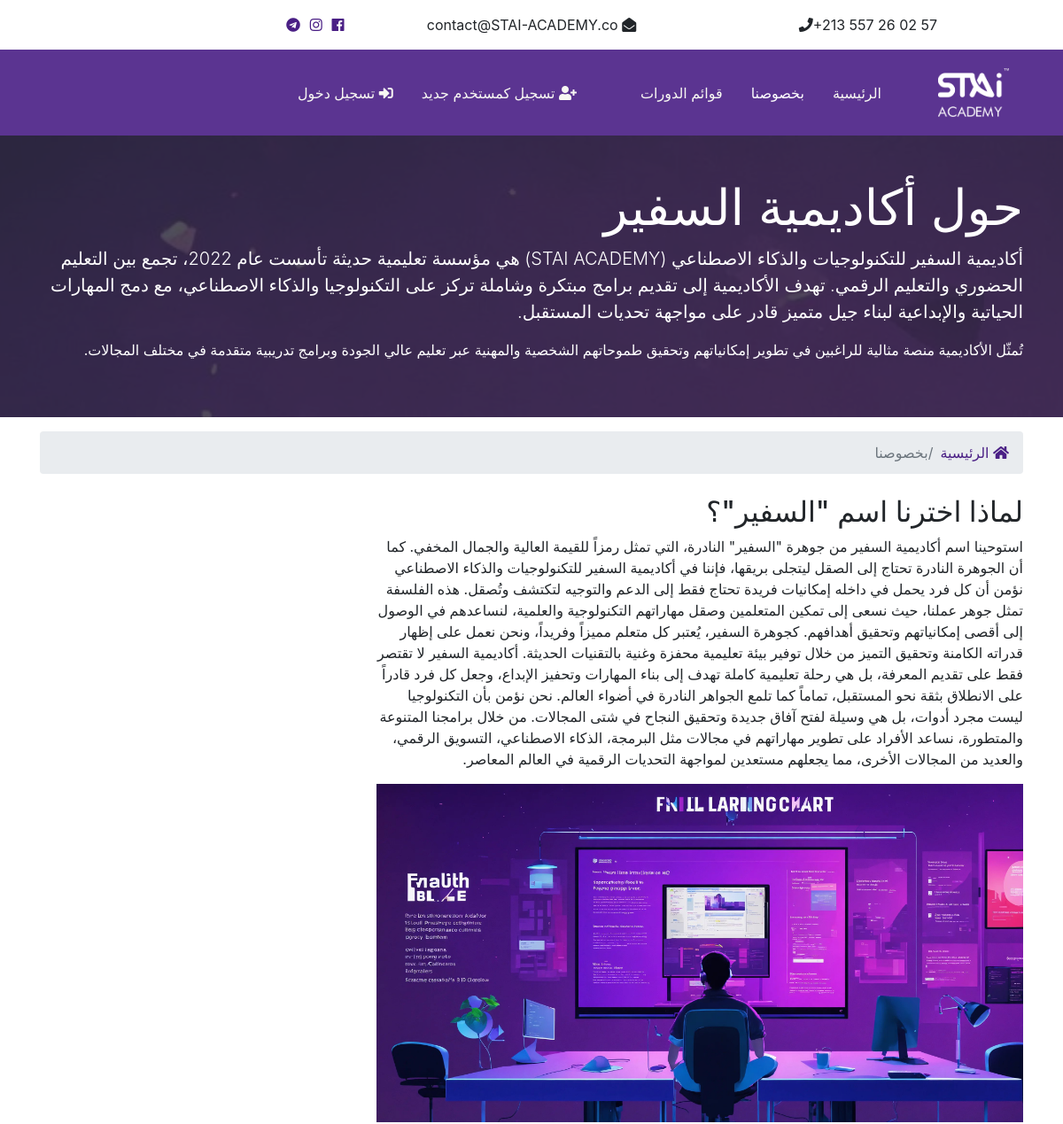
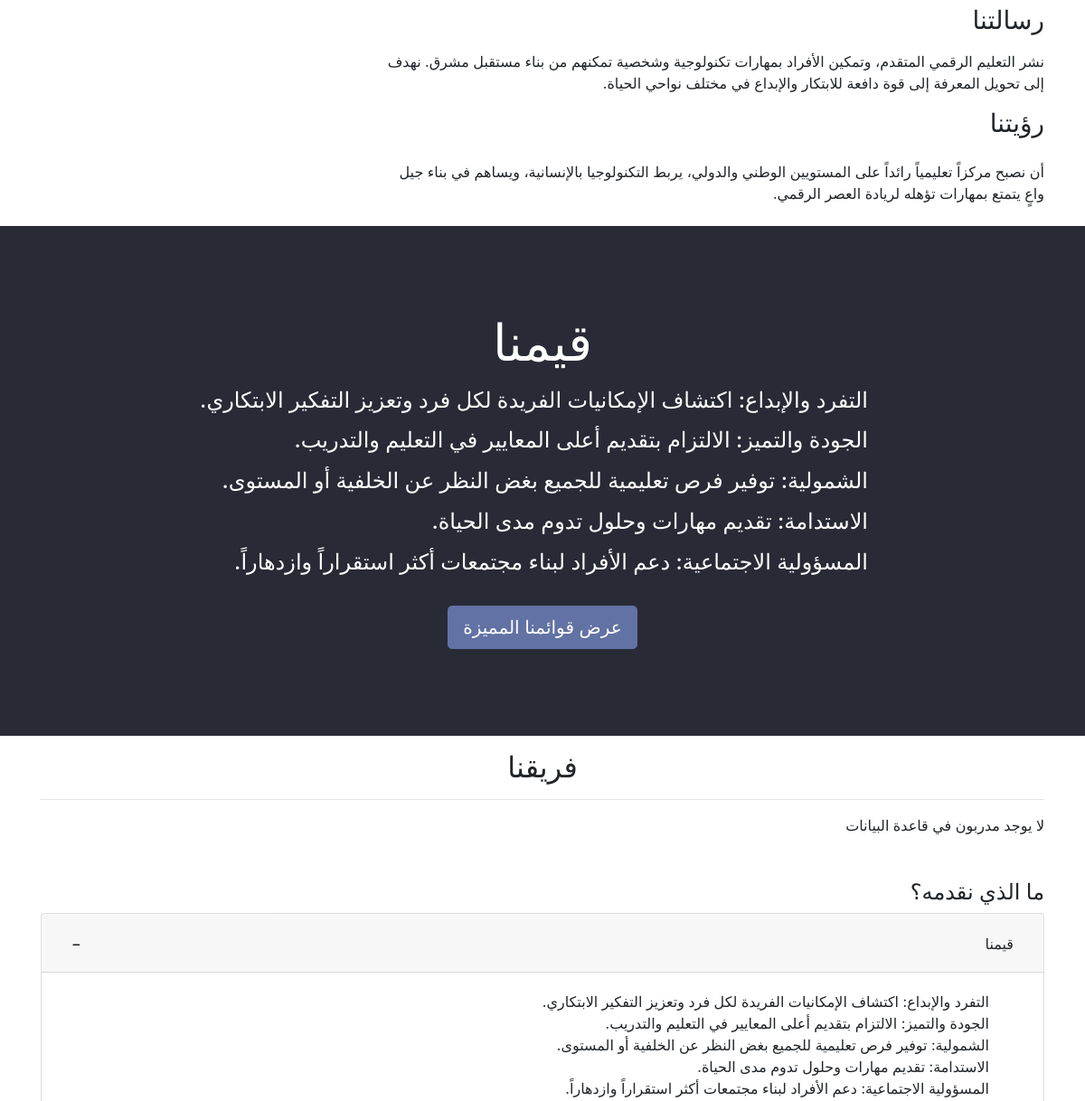
The app's page /about (upper part), older data (2 pictures, top to bottom).
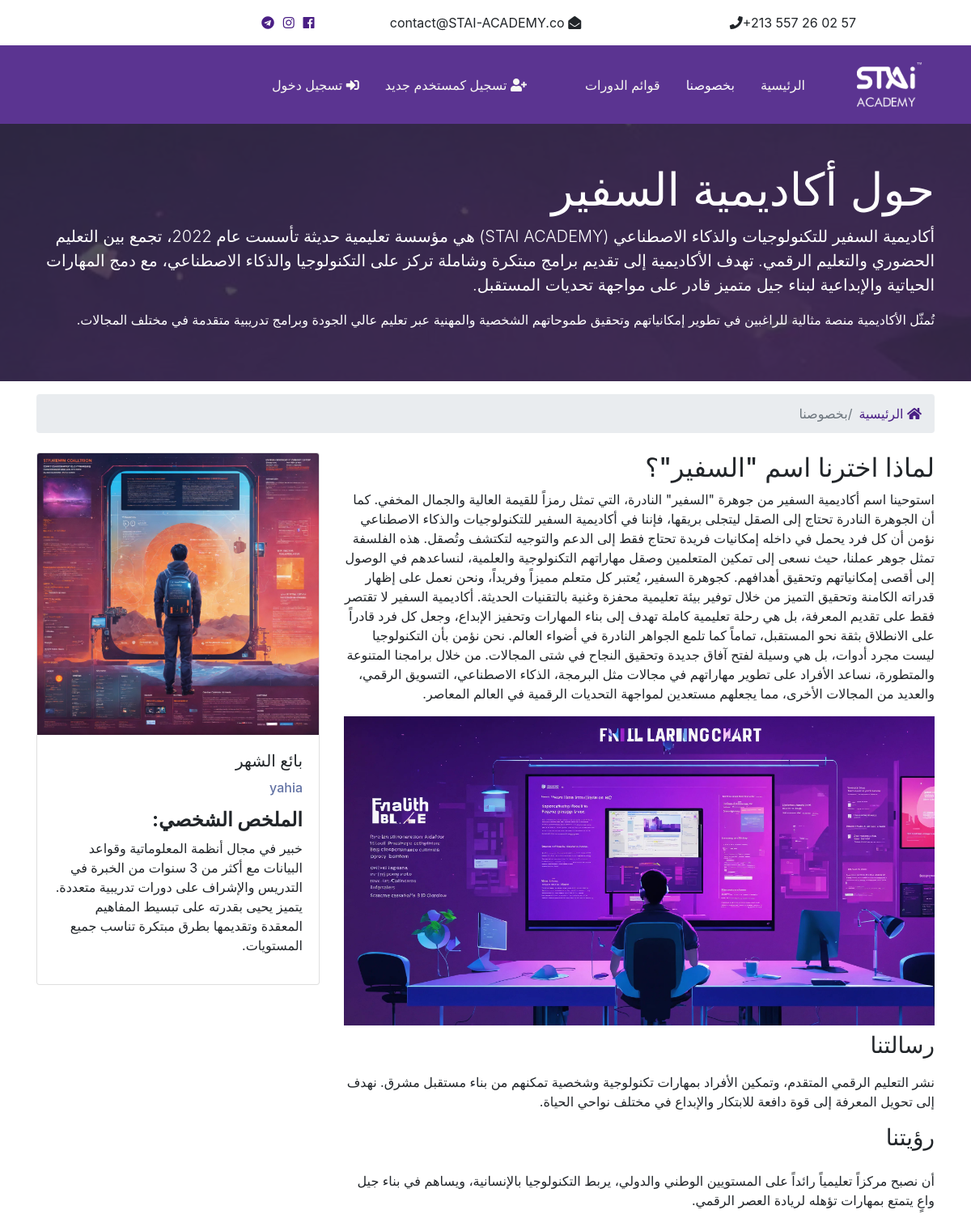
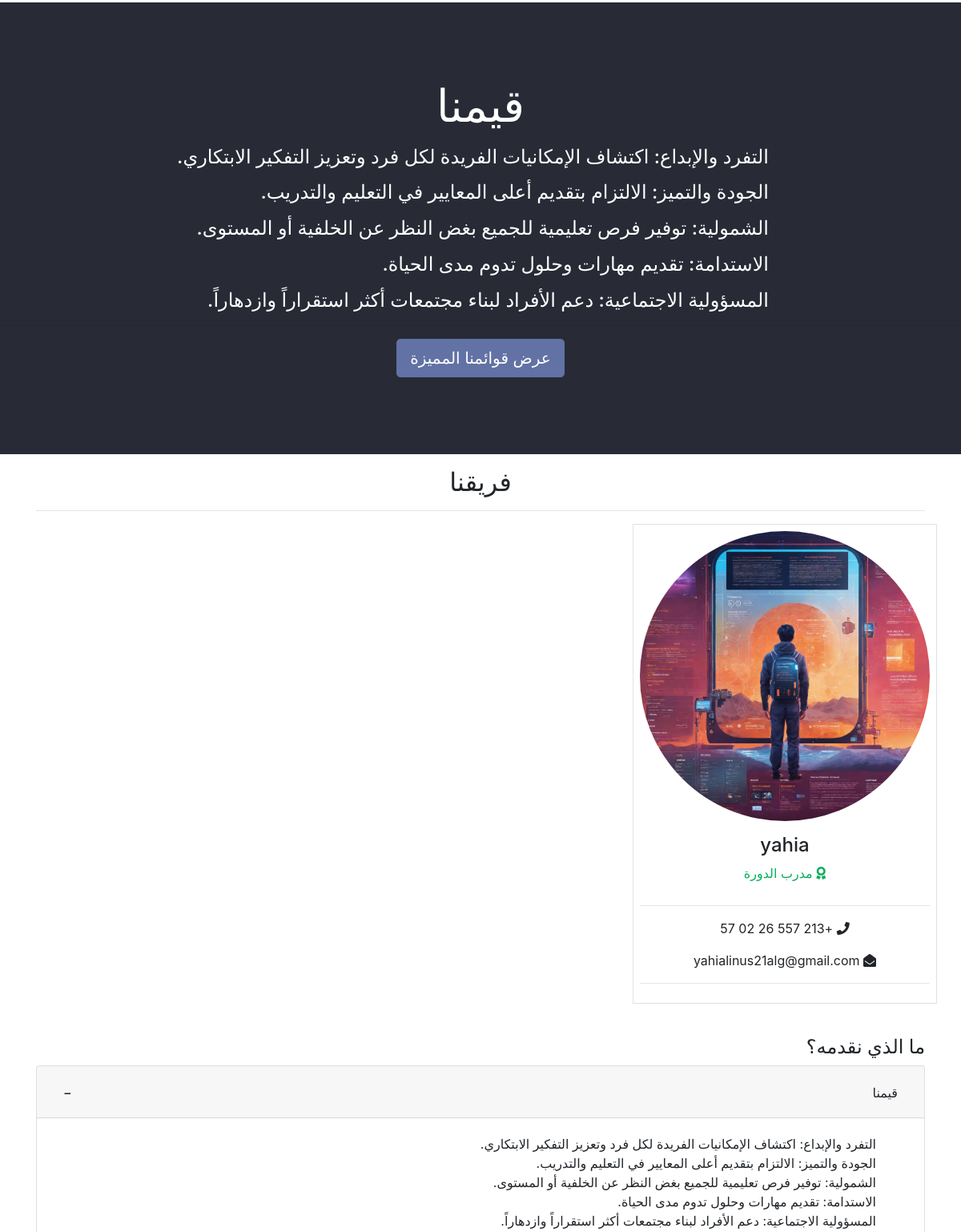
The same page, newer data (2 pictures, top to bottom).
### instructors/models.py (models this page shows, shortened)
class Instructor(models.Model):
    name = models.CharField(max_length=35)
    photo = models.ImageField(upload_to="photos/%Y/%m/%d", blank=True)
    email = models.EmailField(blank=True)
    phone = models.CharField(max_length=20)
    description = models.TextField(blank=True)
    is_mvp = models.BooleanField(default=False ,blank=True)
    hire_date = models.DateField(auto_now_add=True, blank=True)

### pages/views.py (the view)
# urls.py: path("about", views.about, name="about"),
def about(request):
    intructor = Instructor.objects.all()
    best_seller = Instructor.objects.order_by("-id").filter(is_mvp=True)
    context = {
        "instructors": intructor,
        "best_seller": best_seller[0] if best_seller else "",
    }
    return render(request, "pages/about.html", context)

### listings/templatetags/global_tags.py (called while the page is built)
@register.filter(name='markdown')
def markdown_format(text):
    return mark_safe(markdown.markdown(text))

### templates/pages/about.html (shortened to what the changed rows need)
{% extends 'base.html' %}
{% load static %}
{% load global_tags %}
{% block content %}
<section id="showcase-inner" class="py-5 text-white">
  <div class="container">
    <div class="row text-center">
      <div class="col-md-12">
        <h1 class="display-4">حول أكاديمية السفير</h1>
      </div>
    </div>
  </div>
</section>
<section id="about" class="py-2">
  <div class="container">
    <div class="row">
      <div class="col-md-8">
        <h2>لماذا اخترنا اسم "السفير"؟</h2>
      </div>
      {% if best_seller %}
      <div class="col-md-4">
        <div class="card">
          <img
            class="card-img-top"
            src="{{best_seller.photo.url}}"
            alt="Seller of the month"
          />
          <div class="card-body">
            <h5 class="card-title">بائع الشهر</h5>
            <h6 class="text-secondary">{{best_seller.name}}</h6>
            <p class="card-text">
              {{best_seller.description|markdown}}
            </p>
          </div>
        </div>
      </div>
      {% endif %}
    </div>
  </div>
</section>
<section id="work" class="bg-dark text-white text-center">
  <h2 class="display-4 text-center">قيمنا</h2>
</section>
<section id="team" class="py-3">
  <div class="container">
    <h2 class="text-center">فريقنا</h2>
    <div class="row gap-2 text-center">
      {% if instructors %}
        {% for instructor in instructors %}
        <div class="col-md-4 p-2 mb-2 border">
          <img
            src="{{instructor.photo.url}}"
            alt=""
            class="rounded-circle mb-3"
          />
          <h4 class="text-center">{{instructor.name}}</h4>
          <p class="text-success text-center">
            <i class="fas fa-award text-success mb-3"></i> مدرب الدورة
          </p>
          <hr />
          <p class="text-md-center"><i class="fas fa-phone text-center"></i> {{instructor.phone}}</p>
          <p class="text-md-center"><i class="fas fa-envelope-open"></i> {{instructor.email}}</p>
          <hr>
        </div>
        {% endfor %}
      {% else %}
      <div class="col-12">
        <p>لا يوجد مدربون في قاعدة البيانات</p>
      </div>
      {% endif %}
    </div>
  </div>
</section>
<section class="py-3 container">
  <div class="accordion" id="whatWeOfferAccordion">
    <div class="card">
      <div class="card-header" id="headingValues">
        <h2 class="mb-0">
          <button class="btn btn-link" type="button" data-toggle="collapse" data-target="#values" aria-expanded="true" aria-controls="values">
            قيمنا
          </button>
        </h2>
      </div>
    </div>
  </div>
</section>
{% endblock %}

Row changes from the older to the newer data that the page shows:
added Instructor: photo (picture), name "yahia", description "الملخص الشخصي: خبير في مجال أنظمة المعلوماتية وقواعد البيانات مع أكثر من 3 سنوات من الخبرة في التدريس والإشراف على دورات تدريبية متعددة. يتميز يحيى بقدرته على تبسيط المفاهيم المعقدة وتقديمها بطرق مبتكرة تناسب جميع المستويات.", phone "+213 557 26 02 57", email "yahialinus21alg@gmail.com"
Text that changed along with them:
text no longer shown: "لا يوجد مدربون في قاعدة البيانات"
text now shown: "بائع الشهر"
